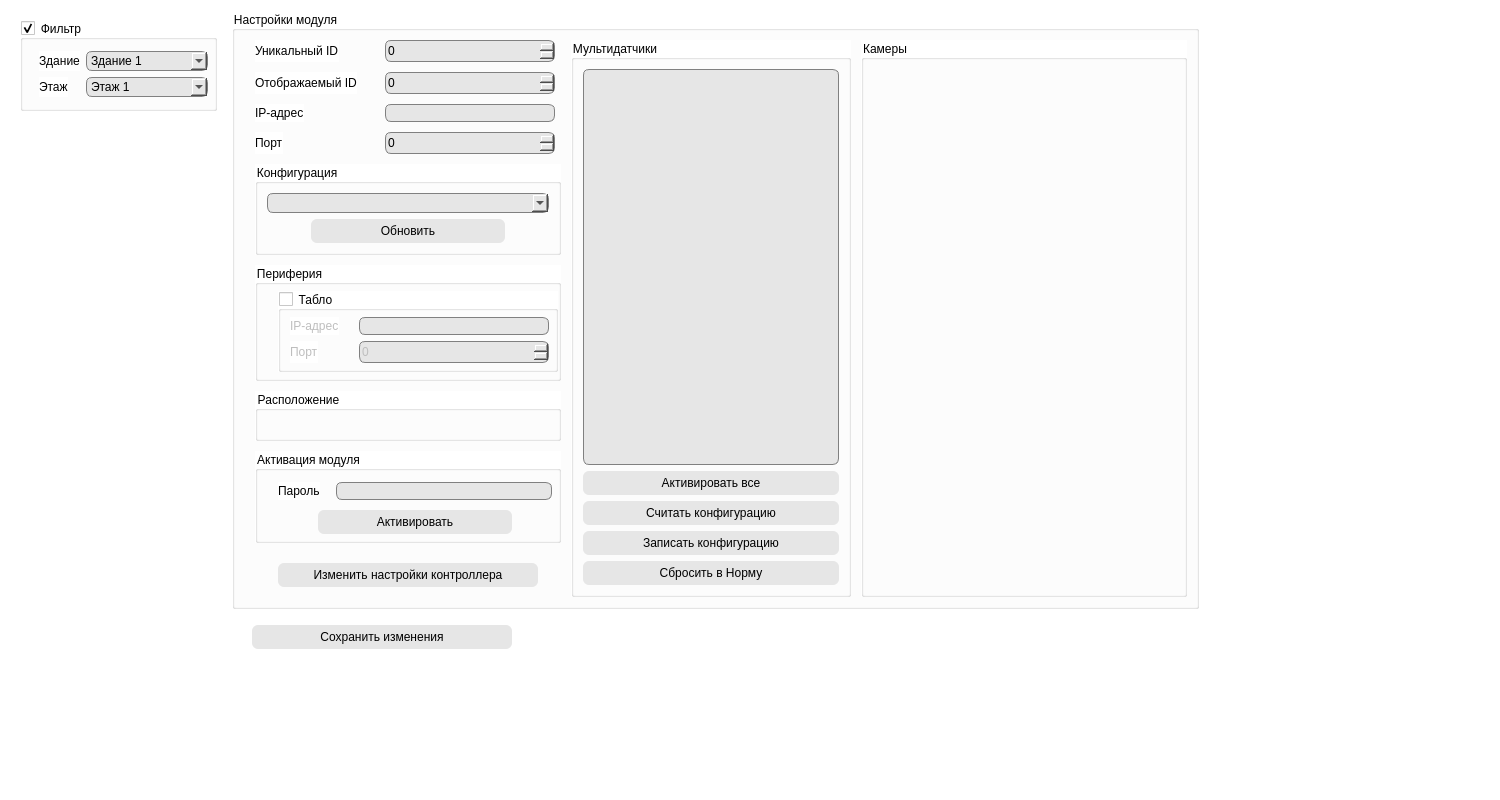
<?xml version="1.0" encoding="UTF-8"?>
<ui version="4.0">
 <class>ModulesTabWidget</class>
 <widget class="QWidget" name="ModulesTabWidget">
  <property name="geometry">
   <rect>
    <x>0</x>
    <y>0</y>
    <width>1500</width>
    <height>800</height>
   </rect>
  </property>
  <property name="windowTitle">
   <string>Form</string>
  </property>
  <property name="styleSheet">
   <string notr="true">QWidget,
QDialog
{
	background-color: rgb(255, 255, 255);
	font-size: 9pt;
}

QListWidget
{
	background-color: rgb(230, 230, 230);
	border: 1px solid gray;
	border-radius: 6px;
	padding: 6px 0px;
}

#listAllModules
{
	max-width: 160px;
}

QLineEdit
{
	background-color: rgb(230, 230, 230);
	border-radius: 6px;
	border: 1px solid gray;
	min-width: 160px;
}

QTextEdit
{
	background-color: rgb(230, 230, 230);
	border-radius: 6px;
	border: 1px solid gray;
	min-width: 40px;
	min-height: 18px;
}

QComboBox
{
	background-color: rgb(230, 230, 230);
	border-radius: 6px;
	border: 1px solid gray;
	min-width: 120px;
	min-height: 18px;
}

QSpinBox
{
	background-color: rgb(230, 230, 230);
	border-radius: 6px;
	border: 1px solid gray;
	min-height: 20px;
	min-width: 60px;
}

QPushButton
{
	background-color: rgb(230, 230, 230);
	border: none;
	border-radius: 6px;
	min-width: 80px;	
	min-height: 24px;
	font-size: 9pt;	
}

QPushButton:hover
{
	border-top: 1px solid black;
	border-left: 1px solid black;
	border-right: 2px outset black;
	border-bottom: 2px outset black;
}

QPushButton:pressed
{
	border: 2px inset black;
}

#btnAddModuleToSystem,
#btnRemoveModuleFromSystem
{
	min-width: 30px;	
}

#btnActivateModule,
#btnUpdateModuleConfig
{
	min-width: 170px;
	max-width: 190px;
	padding: 0px 12px;
}

#btnSetupDescriptor, 
#btnSaveModuleSettings
{
	min-width: 260px;
}

#wgtCameras
{
	min-width: 300px;
}

</string>
  </property>
  <layout class="QHBoxLayout" name="horizontalLayout">
   <item>
    <widget class="QWidget" name="widget" native="true">
     <property name="sizePolicy">
      <sizepolicy hsizetype="Maximum" vsizetype="Preferred">
       <horstretch>0</horstretch>
       <verstretch>0</verstretch>
      </sizepolicy>
     </property>
     <layout class="QVBoxLayout" name="verticalLayout_17">
      <item>
       <widget class="QGroupBox" name="gbFilter">
        <property name="sizePolicy">
         <sizepolicy hsizetype="Preferred" vsizetype="Preferred">
          <horstretch>0</horstretch>
          <verstretch>0</verstretch>
         </sizepolicy>
        </property>
        <property name="font">
         <font>
          <pointsize>9</pointsize>
          <weight>50</weight>
          <bold>false</bold>
         </font>
        </property>
        <property name="title">
         <string>Фильтр</string>
        </property>
        <property name="checkable">
         <bool>true</bool>
        </property>
        <property name="checked">
         <bool>true</bool>
        </property>
        <layout class="QFormLayout" name="formLayout_9">
         <property name="leftMargin">
          <number>16</number>
         </property>
         <property name="topMargin">
          <number>11</number>
         </property>
         <property name="rightMargin">
          <number>6</number>
         </property>
         <property name="bottomMargin">
          <number>11</number>
         </property>
         <item row="0" column="0">
          <widget class="QLabel" name="label_54">
           <property name="font">
            <font>
             <pointsize>9</pointsize>
            </font>
           </property>
           <property name="text">
            <string>Здание</string>
           </property>
          </widget>
         </item>
         <item row="0" column="1">
          <widget class="QComboBox" name="cbFilterBuilding">
           <property name="sizePolicy">
            <sizepolicy hsizetype="Preferred" vsizetype="Fixed">
             <horstretch>0</horstretch>
             <verstretch>0</verstretch>
            </sizepolicy>
           </property>
           <property name="font">
            <font>
             <pointsize>9</pointsize>
            </font>
           </property>
           <item>
            <property name="text">
             <string>Здание 1</string>
            </property>
           </item>
          </widget>
         </item>
         <item row="1" column="0">
          <widget class="QLabel" name="label_55">
           <property name="font">
            <font>
             <pointsize>9</pointsize>
            </font>
           </property>
           <property name="text">
            <string>Этаж</string>
           </property>
          </widget>
         </item>
         <item row="1" column="1">
          <widget class="QComboBox" name="cbFilterFloor">
           <property name="font">
            <font>
             <pointsize>9</pointsize>
            </font>
           </property>
           <item>
            <property name="text">
             <string>Этаж 1</string>
            </property>
           </item>
          </widget>
         </item>
        </layout>
       </widget>
      </item>
      <item>
       <widget class="IssoEditListPanel" name="wgtModules" native="true">
        <property name="sizePolicy">
         <sizepolicy hsizetype="Preferred" vsizetype="MinimumExpanding">
          <horstretch>0</horstretch>
          <verstretch>0</verstretch>
         </sizepolicy>
        </property>
       </widget>
      </item>
     </layout>
    </widget>
   </item>
   <item>
    <layout class="QVBoxLayout" name="verticalLayout_4">
     <item>
      <widget class="QGroupBox" name="gbModuleSettings">
       <property name="sizePolicy">
        <sizepolicy hsizetype="Fixed" vsizetype="Preferred">
         <horstretch>0</horstretch>
         <verstretch>0</verstretch>
        </sizepolicy>
       </property>
       <property name="font">
        <font>
         <pointsize>9</pointsize>
         <weight>50</weight>
         <bold>false</bold>
        </font>
       </property>
       <property name="title">
        <string>Настройки модуля</string>
       </property>
       <property name="flat">
        <bool>false</bool>
       </property>
       <layout class="QHBoxLayout" name="horizontalLayout_15">
        <property name="spacing">
         <number>10</number>
        </property>
        <property name="leftMargin">
         <number>20</number>
        </property>
        <item>
         <layout class="QVBoxLayout" name="verticalLayout_3">
          <property name="spacing">
           <number>10</number>
          </property>
          <item>
           <layout class="QFormLayout" name="formLayout">
            <property name="horizontalSpacing">
             <number>28</number>
            </property>
            <property name="topMargin">
             <number>0</number>
            </property>
            <property name="rightMargin">
             <number>6</number>
            </property>
            <item row="0" column="0">
             <widget class="QLabel" name="label_5">
              <property name="font">
               <font>
                <pointsize>9</pointsize>
               </font>
              </property>
              <property name="text">
               <string>Уникальный ID</string>
              </property>
             </widget>
            </item>
            <item row="0" column="1">
             <widget class="QSpinBox" name="sbModuleUniqueId">
              <property name="maximum">
               <number>65535</number>
              </property>
             </widget>
            </item>
            <item row="1" column="0">
             <widget class="QLabel" name="label_13">
              <property name="font">
               <font>
                <pointsize>9</pointsize>
               </font>
              </property>
              <property name="text">
               <string>Отображаемый ID</string>
              </property>
             </widget>
            </item>
            <item row="1" column="1">
             <widget class="QSpinBox" name="sbModuleDisplayId">
              <property name="maximum">
               <number>999</number>
              </property>
             </widget>
            </item>
            <item row="2" column="0">
             <widget class="QLabel" name="label_14">
              <property name="font">
               <font>
                <pointsize>9</pointsize>
               </font>
              </property>
              <property name="text">
               <string>IP-адрес</string>
              </property>
             </widget>
            </item>
            <item row="2" column="1">
             <widget class="QLineEdit" name="leModuleIp">
              <property name="minimumSize">
               <size>
                <width>162</width>
                <height>0</height>
               </size>
              </property>
              <property name="font">
               <font>
                <pointsize>9</pointsize>
               </font>
              </property>
             </widget>
            </item>
            <item row="3" column="0">
             <widget class="QLabel" name="label_15">
              <property name="font">
               <font>
                <pointsize>9</pointsize>
               </font>
              </property>
              <property name="text">
               <string>Порт</string>
              </property>
             </widget>
            </item>
            <item row="3" column="1">
             <widget class="QSpinBox" name="sbModulePort">
              <property name="maximum">
               <number>65535</number>
              </property>
             </widget>
            </item>
           </layout>
          </item>
          <item>
           <widget class="QGroupBox" name="gbConfig">
            <property name="font">
             <font>
              <pointsize>9</pointsize>
             </font>
            </property>
            <property name="title">
             <string>Конфигурация</string>
            </property>
            <layout class="QVBoxLayout" name="verticalLayout">
             <item>
              <widget class="QComboBox" name="cbModuleConfigs"/>
             </item>
             <item>
              <layout class="QHBoxLayout" name="horizontalLayout_43">
               <item>
                <spacer name="horizontalSpacer_18">
                 <property name="orientation">
                  <enum>Qt::Horizontal</enum>
                 </property>
                 <property name="sizeHint" stdset="0">
                  <size>
                   <width>40</width>
                   <height>20</height>
                  </size>
                 </property>
                </spacer>
               </item>
               <item>
                <widget class="QPushButton" name="btnUpdateModuleConfig">
                 <property name="enabled">
                  <bool>true</bool>
                 </property>
                 <property name="minimumSize">
                  <size>
                   <width>194</width>
                   <height>24</height>
                  </size>
                 </property>
                 <property name="maximumSize">
                  <size>
                   <width>214</width>
                   <height>16777215</height>
                  </size>
                 </property>
                 <property name="text">
                  <string>Обновить</string>
                 </property>
                </widget>
               </item>
               <item>
                <spacer name="horizontalSpacer_19">
                 <property name="orientation">
                  <enum>Qt::Horizontal</enum>
                 </property>
                 <property name="sizeHint" stdset="0">
                  <size>
                   <width>40</width>
                   <height>20</height>
                  </size>
                 </property>
                </spacer>
               </item>
              </layout>
             </item>
            </layout>
           </widget>
          </item>
          <item>
           <widget class="QGroupBox" name="gbPeripherals">
            <property name="font">
             <font>
              <pointsize>9</pointsize>
              <weight>50</weight>
              <bold>false</bold>
             </font>
            </property>
            <property name="title">
             <string>Периферия</string>
            </property>
            <layout class="QVBoxLayout" name="verticalLayout_5">
             <property name="leftMargin">
              <number>20</number>
             </property>
             <property name="topMargin">
              <number>6</number>
             </property>
             <property name="rightMargin">
              <number>0</number>
             </property>
             <property name="bottomMargin">
              <number>6</number>
             </property>
             <item>
              <widget class="QGroupBox" name="gbBoard">
               <property name="font">
                <font>
                 <pointsize>9</pointsize>
                 <weight>50</weight>
                 <bold>false</bold>
                </font>
               </property>
               <property name="title">
                <string>Табло</string>
               </property>
               <property name="checkable">
                <bool>true</bool>
               </property>
               <property name="checked">
                <bool>false</bool>
               </property>
               <layout class="QFormLayout" name="formLayout_3">
                <property name="horizontalSpacing">
                 <number>20</number>
                </property>
                <property name="topMargin">
                 <number>6</number>
                </property>
                <property name="rightMargin">
                 <number>6</number>
                </property>
                <property name="bottomMargin">
                 <number>6</number>
                </property>
                <item row="0" column="0">
                 <widget class="QLabel" name="label_22">
                  <property name="font">
                   <font>
                    <pointsize>9</pointsize>
                   </font>
                  </property>
                  <property name="text">
                   <string>IP-адрес</string>
                  </property>
                 </widget>
                </item>
                <item row="0" column="1">
                 <widget class="QLineEdit" name="leBoardIp">
                  <property name="sizePolicy">
                   <sizepolicy hsizetype="Expanding" vsizetype="Minimum">
                    <horstretch>0</horstretch>
                    <verstretch>0</verstretch>
                   </sizepolicy>
                  </property>
                  <property name="font">
                   <font>
                    <pointsize>9</pointsize>
                   </font>
                  </property>
                 </widget>
                </item>
                <item row="1" column="0">
                 <widget class="QLabel" name="label_23">
                  <property name="font">
                   <font>
                    <pointsize>9</pointsize>
                   </font>
                  </property>
                  <property name="text">
                   <string>Порт</string>
                  </property>
                 </widget>
                </item>
                <item row="1" column="1">
                 <widget class="QSpinBox" name="sbBoardPort">
                  <property name="maximum">
                   <number>65535</number>
                  </property>
                 </widget>
                </item>
               </layout>
              </widget>
             </item>
            </layout>
           </widget>
          </item>
          <item>
           <widget class="LocationGroupBox" name="gbModuleLocation">
            <property name="minimumSize">
             <size>
              <width>0</width>
              <height>50</height>
             </size>
            </property>
            <property name="font">
             <font>
              <pointsize>9</pointsize>
              <weight>50</weight>
              <bold>false</bold>
             </font>
            </property>
            <property name="title">
             <string>Расположение</string>
            </property>
           </widget>
          </item>
          <item>
           <widget class="QGroupBox" name="groupBox_18">
            <property name="sizePolicy">
             <sizepolicy hsizetype="Preferred" vsizetype="Preferred">
              <horstretch>0</horstretch>
              <verstretch>0</verstretch>
             </sizepolicy>
            </property>
            <property name="font">
             <font>
              <pointsize>9</pointsize>
              <weight>50</weight>
              <bold>false</bold>
             </font>
            </property>
            <property name="title">
             <string>Активация модуля</string>
            </property>
            <property name="checkable">
             <bool>false</bool>
            </property>
            <property name="checked">
             <bool>false</bool>
            </property>
            <layout class="QVBoxLayout" name="verticalLayout_18">
             <property name="spacing">
              <number>10</number>
             </property>
             <property name="leftMargin">
              <number>20</number>
             </property>
             <property name="topMargin">
              <number>11</number>
             </property>
             <property name="rightMargin">
              <number>6</number>
             </property>
             <property name="bottomMargin">
              <number>6</number>
             </property>
             <item>
              <layout class="QHBoxLayout" name="horizontalLayout_41">
               <property name="spacing">
                <number>16</number>
               </property>
               <item>
                <widget class="QLabel" name="label_27">
                 <property name="font">
                  <font>
                   <pointsize>9</pointsize>
                  </font>
                 </property>
                 <property name="text">
                  <string>Пароль</string>
                 </property>
                </widget>
               </item>
               <item>
                <widget class="QLineEdit" name="leActivationPassword">
                 <property name="font">
                  <font>
                   <pointsize>9</pointsize>
                  </font>
                 </property>
                 <property name="text">
                  <string/>
                 </property>
                 <property name="echoMode">
                  <enum>QLineEdit::Password</enum>
                 </property>
                </widget>
               </item>
              </layout>
             </item>
             <item>
              <layout class="QHBoxLayout" name="horizontalLayout_42">
               <item>
                <spacer name="horizontalSpacer_16">
                 <property name="orientation">
                  <enum>Qt::Horizontal</enum>
                 </property>
                 <property name="sizeHint" stdset="0">
                  <size>
                   <width>40</width>
                   <height>20</height>
                  </size>
                 </property>
                </spacer>
               </item>
               <item>
                <widget class="QPushButton" name="btnActivateModule">
                 <property name="enabled">
                  <bool>true</bool>
                 </property>
                 <property name="text">
                  <string>Активировать</string>
                 </property>
                </widget>
               </item>
               <item>
                <spacer name="horizontalSpacer_17">
                 <property name="orientation">
                  <enum>Qt::Horizontal</enum>
                 </property>
                 <property name="sizeHint" stdset="0">
                  <size>
                   <width>40</width>
                   <height>20</height>
                  </size>
                 </property>
                </spacer>
               </item>
              </layout>
             </item>
            </layout>
           </widget>
          </item>
          <item>
           <spacer name="verticalSpacer_6">
            <property name="orientation">
             <enum>Qt::Vertical</enum>
            </property>
            <property name="sizeType">
             <enum>QSizePolicy::Fixed</enum>
            </property>
            <property name="sizeHint" stdset="0">
             <size>
              <width>20</width>
              <height>10</height>
             </size>
            </property>
           </spacer>
          </item>
          <item>
           <layout class="QHBoxLayout" name="horizontalLayout_40">
            <item>
             <spacer name="horizontalSpacer_9">
              <property name="orientation">
               <enum>Qt::Horizontal</enum>
              </property>
              <property name="sizeType">
               <enum>QSizePolicy::Expanding</enum>
              </property>
              <property name="sizeHint" stdset="0">
               <size>
                <width>20</width>
                <height>20</height>
               </size>
              </property>
             </spacer>
            </item>
            <item>
             <widget class="QPushButton" name="btnSetupDescriptor">
              <property name="enabled">
               <bool>true</bool>
              </property>
              <property name="text">
               <string>Изменить настройки контроллера</string>
              </property>
             </widget>
            </item>
            <item>
             <spacer name="horizontalSpacer_15">
              <property name="orientation">
               <enum>Qt::Horizontal</enum>
              </property>
              <property name="sizeType">
               <enum>QSizePolicy::Expanding</enum>
              </property>
              <property name="sizeHint" stdset="0">
               <size>
                <width>20</width>
                <height>20</height>
               </size>
              </property>
             </spacer>
            </item>
           </layout>
          </item>
          <item>
           <spacer name="verticalSpacer_5">
            <property name="orientation">
             <enum>Qt::Vertical</enum>
            </property>
            <property name="sizeHint" stdset="0">
             <size>
              <width>20</width>
              <height>10</height>
             </size>
            </property>
           </spacer>
          </item>
         </layout>
        </item>
        <item>
         <widget class="QGroupBox" name="gbMultiSensors">
          <property name="title">
           <string>Мультидатчики</string>
          </property>
          <layout class="QVBoxLayout" name="verticalLayout_2">
           <item>
            <widget class="QListWidget" name="listMultiSensors"/>
           </item>
           <item>
            <widget class="QPushButton" name="btnMsActivateAll">
             <property name="text">
              <string>Активировать все</string>
             </property>
             <property name="checkable">
              <bool>true</bool>
             </property>
             <property name="checked">
              <bool>false</bool>
             </property>
            </widget>
           </item>
           <item>
            <widget class="QPushButton" name="btnMsReadConfig">
             <property name="text">
              <string>Считать конфигурацию</string>
             </property>
            </widget>
           </item>
           <item>
            <widget class="QPushButton" name="btnMsWriteConfig">
             <property name="text">
              <string>Записать конфигурацию</string>
             </property>
            </widget>
           </item>
           <item>
            <widget class="QPushButton" name="btnMsResetState">
             <property name="text">
              <string>Сбросить в Норму</string>
             </property>
            </widget>
           </item>
          </layout>
         </widget>
        </item>
        <item>
         <widget class="IssoCameraBindPanel" name="wgtCameras">
          <property name="title">
           <string>Камеры</string>
          </property>
         </widget>
        </item>
       </layout>
      </widget>
     </item>
     <item>
      <spacer name="verticalSpacer_7">
       <property name="orientation">
        <enum>Qt::Vertical</enum>
       </property>
       <property name="sizeType">
        <enum>QSizePolicy::Fixed</enum>
       </property>
       <property name="sizeHint" stdset="0">
        <size>
         <width>20</width>
         <height>10</height>
        </size>
       </property>
      </spacer>
     </item>
     <item>
      <layout class="QHBoxLayout" name="horizontalLayout_13">
       <item>
        <spacer name="horizontalSpacer_6">
         <property name="orientation">
          <enum>Qt::Horizontal</enum>
         </property>
         <property name="sizeType">
          <enum>QSizePolicy::Fixed</enum>
         </property>
         <property name="sizeHint" stdset="0">
          <size>
           <width>20</width>
           <height>20</height>
          </size>
         </property>
        </spacer>
       </item>
       <item>
        <widget class="QPushButton" name="btnSaveModuleSettings">
         <property name="minimumSize">
          <size>
           <width>260</width>
           <height>24</height>
          </size>
         </property>
         <property name="font">
          <font>
           <pointsize>9</pointsize>
          </font>
         </property>
         <property name="text">
          <string>Сохранить изменения</string>
         </property>
        </widget>
       </item>
       <item>
        <spacer name="horizontalSpacer_7">
         <property name="orientation">
          <enum>Qt::Horizontal</enum>
         </property>
         <property name="sizeHint" stdset="0">
          <size>
           <width>40</width>
           <height>20</height>
          </size>
         </property>
        </spacer>
       </item>
      </layout>
     </item>
     <item>
      <spacer name="verticalSpacer_4">
       <property name="orientation">
        <enum>Qt::Vertical</enum>
       </property>
       <property name="sizeHint" stdset="0">
        <size>
         <width>20</width>
         <height>40</height>
        </size>
       </property>
      </spacer>
     </item>
    </layout>
   </item>
   <item>
    <spacer name="horizontalSpacer_12">
     <property name="font">
      <font>
       <pointsize>9</pointsize>
      </font>
     </property>
     <property name="orientation">
      <enum>Qt::Horizontal</enum>
     </property>
     <property name="sizeHint" stdset="0">
      <size>
       <width>372</width>
       <height>20</height>
      </size>
     </property>
    </spacer>
   </item>
  </layout>
 </widget>
 <customwidgets>
  <customwidget>
   <class>IssoEditListPanel</class>
   <extends>QWidget</extends>
   <header>issoeditlistpanel.h</header>
   <container>1</container>
  </customwidget>
  <customwidget>
   <class>LocationGroupBox</class>
   <extends>QGroupBox</extends>
   <header>locationgroupbox.h</header>
   <container>1</container>
  </customwidget>
  <customwidget>
   <class>IssoCameraBindPanel</class>
   <extends>QGroupBox</extends>
   <header>issocamerabindpanel.h</header>
   <container>1</container>
  </customwidget>
 </customwidgets>
 <resources/>
 <connections/>
</ui>
